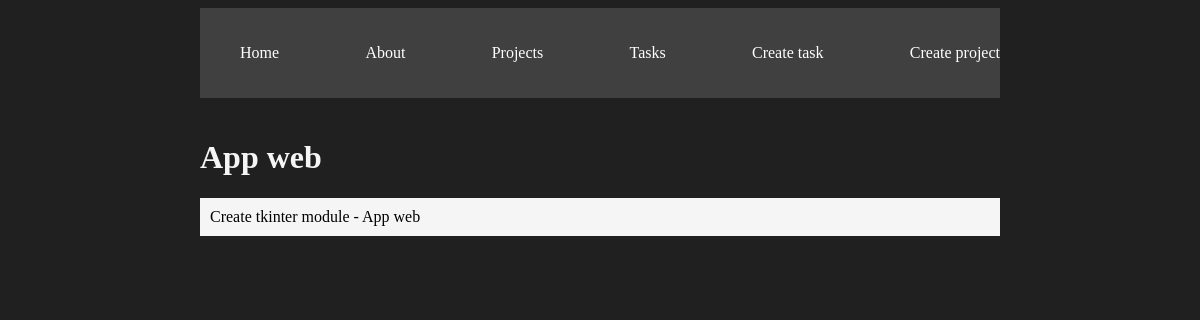
/projects/2, run on an earlier commit of the app's database.
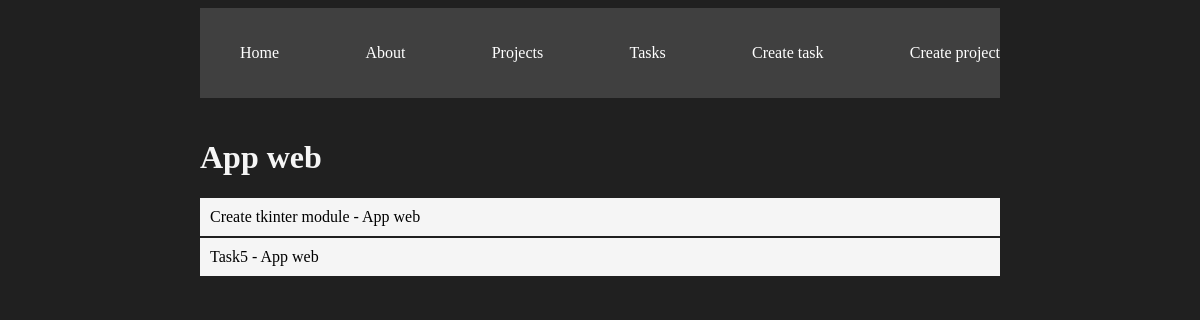
And on a later commit of the database.
### myapp/models.py (models this page shows)
class Task(models.Model):
    title = models.CharField(max_length=200)
    description = models.TextField()
    project = models.ForeignKey(Project, on_delete=models.CASCADE)
    done = models.BooleanField(default=False)
    def __str__(self):
        return self.title + " - " + self.project.name

class Project(models.Model):
    name = models.CharField(max_length=250)
    def __str__(self):
        return self.name

### myapp/views.py (the view)
# urls.py: path('projects/<int:id>', views.project_details, name="project_details"),
def project_details(request, id):
    project = get_object_or_404(Project, id=id)
    tasks = Task.objects.filter(project_id = id)
    return render(request, "project_details.html",{
        'project': project,
        'tasks':tasks
    })

### myapp/templates/project_details.html
{% extends "layouts/base.html" %}
{% block content %}
<h1>{{ project }}</h1>
{% for task in tasks %}
    <div class="card">
        <h|>{{task}}</h1>
    </div>
{% endfor %}
{% endblock %}

What changed in the data, as far as the page shows it:
added Task: title+project "Task5 - App web"
